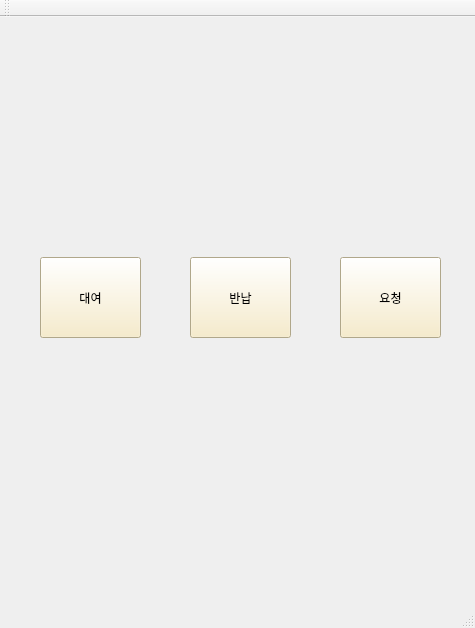
<?xml version="1.0" encoding="UTF-8"?>
<ui version="4.0">
 <class>selectClassClass</class>
 <widget class="QMainWindow" name="selectClassClass">
  <property name="geometry">
   <rect>
    <x>0</x>
    <y>0</y>
    <width>475</width>
    <height>628</height>
   </rect>
  </property>
  <property name="windowTitle">
   <string>selectClass</string>
  </property>
  <widget class="QWidget" name="centralWidget">
   <widget class="QLabel" name="label">
    <property name="geometry">
     <rect>
      <x>-50</x>
      <y>100</y>
      <width>571</width>
      <height>351</height>
     </rect>
    </property>
    <property name="text">
     <string/>
    </property>
    <property name="pixmap">
     <pixmap>../../../Desktop/UI.Zip/select_ui/background.png</pixmap>
    </property>
    <property name="scaledContents">
     <bool>true</bool>
    </property>
   </widget>
   <widget class="QPushButton" name="pushButton">
    <property name="geometry">
     <rect>
      <x>40</x>
      <y>240</y>
      <width>101</width>
      <height>81</height>
     </rect>
    </property>
    <property name="styleSheet">
     <string notr="true">background-color : rgb(247,234,193)</string>
    </property>
    <property name="text">
     <string>대여</string>
    </property>
    <property name="icon">
     <iconset>
      <normaloff>../../../Desktop/UI.Zip/select_ui/book2.png</normaloff>../../../Desktop/UI.Zip/select_ui/book2.png</iconset>
    </property>
    <property name="iconSize">
     <size>
      <width>40</width>
      <height>40</height>
     </size>
    </property>
   </widget>
   <widget class="QPushButton" name="pushButton_2">
    <property name="geometry">
     <rect>
      <x>190</x>
      <y>240</y>
      <width>101</width>
      <height>81</height>
     </rect>
    </property>
    <property name="styleSheet">
     <string notr="true">background-color : rgb(247,234,193)</string>
    </property>
    <property name="text">
     <string>반납</string>
    </property>
    <property name="icon">
     <iconset>
      <normaloff>../../../Desktop/UI.Zip/select_ui/return.png</normaloff>../../../Desktop/UI.Zip/select_ui/return.png</iconset>
    </property>
    <property name="iconSize">
     <size>
      <width>40</width>
      <height>40</height>
     </size>
    </property>
   </widget>
   <widget class="QPushButton" name="pushButton_3">
    <property name="geometry">
     <rect>
      <x>340</x>
      <y>240</y>
      <width>101</width>
      <height>81</height>
     </rect>
    </property>
    <property name="styleSheet">
     <string notr="true">background-color : rgb(247,234,193)</string>
    </property>
    <property name="text">
     <string>요청</string>
    </property>
    <property name="icon">
     <iconset>
      <normaloff>../../../Desktop/UI.Zip/select_ui/manual.png</normaloff>../../../Desktop/UI.Zip/select_ui/manual.png</iconset>
    </property>
    <property name="iconSize">
     <size>
      <width>40</width>
      <height>40</height>
     </size>
    </property>
   </widget>
  </widget>
  <widget class="QMenuBar" name="menuBar">
   <property name="geometry">
    <rect>
     <x>0</x>
     <y>0</y>
     <width>475</width>
     <height>22</height>
    </rect>
   </property>
  </widget>
  <widget class="QToolBar" name="mainToolBar">
   <attribute name="toolBarArea">
    <enum>TopToolBarArea</enum>
   </attribute>
   <attribute name="toolBarBreak">
    <bool>false</bool>
   </attribute>
  </widget>
  <widget class="QStatusBar" name="statusBar"/>
 </widget>
 <layoutdefault spacing="6" margin="11"/>
 <resources/>
 <connections/>
</ui>
